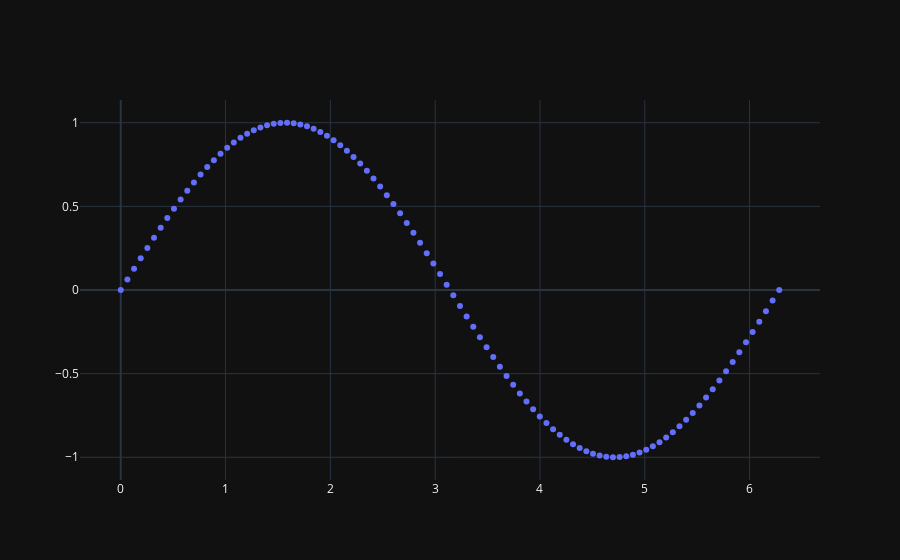

Here is the notebook cell this chart was saved with:
### Code cell
import numpy as np

# Plotting Sin Curve Using Plotly Scatter Plot
x = np.linspace(0, 2 * np.pi, 100)
y = np.sin(x)

trace = go.Scatter(x=x, y=y, mode='markers')
data = [trace]

offline.iplot(data)
